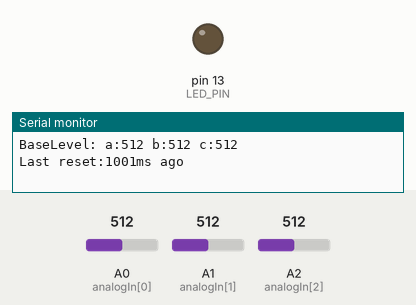
A sketch run on a simulated Arduino Uno, built with avr-gcc and run on an emulated ATmega328P. Shown: output pins drawn as LEDs (lit = HIGH), the last lines printed to the serial monitor. The inputs (shaded band) are chosen by the test bench; at power-on: A0 (analogIn[0]) = 512, A1 (analogIn[1]) = 512, A2 (analogIn[2]) = 512. Pins used as bus, display or sensor lines are not drawn.

Above: at 1.2 s.
1.3 s: A0 (analogIn[0]) set to 632
2.8 s: A0 (analogIn[0]) set to 652
At 3.3 s:
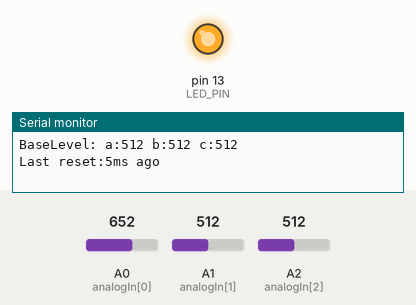
4.3 s: A0 (analogIn[0]) set to 511
At 5.5 s:
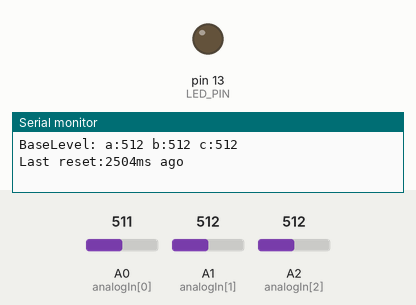
5.8 s: A0 (analogIn[0]) set to 716
At 6.8 s:
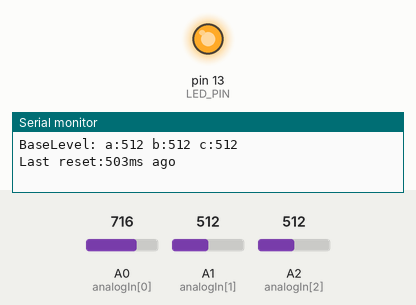
Timing chart, 0 to 12.3 s (numbered marks = the images above; inputs shaded):
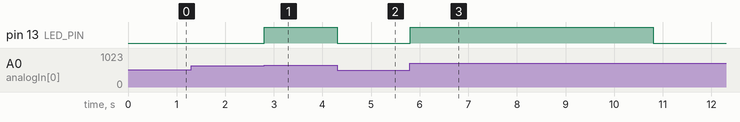

Measured:
- the behaviour switches between 640 and 641 on A0 (analogIn[0]) (found by bisection; images 0 and 1)
- after the input at 2.8 s, pin 13 (LED_PIN): LOW → HIGH at once
- after the input at 4.3 s, pin 13 (LED_PIN): HIGH → LOW at once
- after the input at 5.8 s, pin 13 (LED_PIN): LOW → HIGH at once, → LOW 5.0 s later

The sketch:

sketch.ino
```cpp
#include <stdint.h>

#define DEBUG                     1

#define TRIGGER_PIN               12
#define LED_PIN                   13
#define TRIGGER_LEVEL             LOW

#define MAX_TRIGGERS_PER_SECOND   4

// Defines if readings should be averaged.
#define NUM_AVERAGE_READINGS      0

// How many readings should be averaged for getting the base-level value
#define BASE_LEVEL_AVG_READINGS   10

// Specify how long to wait for a trigger event before resetting
// the base-level value.
#define RESET_AFTER_SECONDS       5

#define FLAP_DETECTION_BUFFER     64

// How many reads should occur per second
// This ignores the time needed for processing and the time needed for the
// analog reading itself.
// Max: 1000
// If set to 0 this value is ignored and the reading occurs as fast as possible.
#define READS_PER_SECOND          0

// As soon as the difference of the current reading to the previous/average
// reading is at least as high as this number, trigger the endstop
#define TRIGGER_HIGH_MARK         128
// As soon as the negative difference of the current reading to the
// previous/average reading is at least as high as this number, reset
// the endstop
#define TRIGGER_LOW_MARK          16

#define MIN_TIME_PER_TRIGGER      (1000 / MAX_TRIGGERS_PER_SECOND)

// The analog pins on which the FSRs can be read
uint8_t analogIn[3] = {A0, A1, A2};

uint8_t  triggered[3] = {0, 0, 0};
unsigned long lastBaseLevelReset = 0;
uint16_t baseLevel[3] = {0, 0, 0};
uint16_t reading[3] = {0, 0, 0};
uint16_t highMark[3] = {0, 0, 0};
uint16_t lowMark[3] = {0, 0, 0};

unsigned long lastTriggerTime[3] = {0, 0, 0};
unsigned long lastDebugOutput = 0;
uint8_t  baseLevelReadPending[3] = {0, 0, 0};

void readBaseLevelForFSR(uint8_t in) {
    uint32_t fsr = 0;
    for(uint8_t r = 0; r < BASE_LEVEL_AVG_READINGS; r++) {
        fsr += analogRead(analogIn[in]);
    }
    fsr /= BASE_LEVEL_AVG_READINGS;
    baseLevel[in] = fsr;

    triggered[in] = 0;

    highMark[in] = min(1023, int16_t(baseLevel[in] + TRIGGER_HIGH_MARK));
}

void readBaseLevel() {
    for(uint8_t i = 0; i < 3; i++) {
        readBaseLevelForFSR(i);
    }
}

void setup()
{
#if DEBUG > 0
    Serial.begin(115200);
#endif

    pinMode(LED_PIN, OUTPUT);
    digitalWrite(LED_PIN, LOW);

    pinMode(TRIGGER_PIN, OUTPUT);
    digitalWrite(TRIGGER_PIN, ! TRIGGER_LEVEL);

    // Setup the analog inputs
    analogReference(DEFAULT);

    for(uint8_t i = 0; i < 3; i++) {
        pinMode(analogIn[i], INPUT);
        digitalWrite(analogIn[i], LOW);
    }

    readBaseLevel();
    lastBaseLevelReset = millis();
}

void loop()
{
    uint8_t triggerChanged = 0;

    for(uint8_t i = 0; i < 3; i++) {
#if NUM_AVERAGE_READINGS > 0
        reading[i] = 0;
        for(uint8_t r = 0; r < NUM_AVERAGE_READINGS; r++) {
            reading[i] += analogRead(analogIn[i]);
        }
        reading[i] /= NUM_AVERAGE_READINGS;
#else
        reading[i] = analogRead(analogIn[i]);
#endif

        if(reading[i] > highMark[i]) {
            if(!triggered[i] && (millis() - lastTriggerTime[i]) >= MIN_TIME_PER_TRIGGER) {
                lastTriggerTime[i] = millis();
                lastBaseLevelReset = millis();
                triggerChanged = 1;
                triggered[i] = 1;
            }

            if(lowMark[i] <= TRIGGER_LOW_MARK || reading[i] > (lowMark[i] - TRIGGER_LOW_MARK)) {
                // If we're reading higher values than before update the trigger low mark
                lowMark[i] = max(0, int16_t(reading[i] - TRIGGER_LOW_MARK));
            }
        } else if((reading[i] < lowMark[i] || baseLevel[i] < TRIGGER_LOW_MARK)) {
            if(triggered[i]) {
                lastTriggerTime[i] = millis();
                triggerChanged = 1;
                triggered[i] = 0;
            }
        }
    }

    if((millis() - lastBaseLevelReset) > (unsigned long)(RESET_AFTER_SECONDS * 1000)) {
        Serial.println("Reset base level!");
        readBaseLevel();
        lastBaseLevelReset = millis();

        triggerChanged = 1;
    }

    if(triggered[0] + triggered[1] + triggered[2] > 0) {
        digitalWrite(TRIGGER_PIN, TRIGGER_LEVEL);
        digitalWrite(LED_PIN, HIGH);
    } else {
        digitalWrite(TRIGGER_PIN, !TRIGGER_LEVEL);
        digitalWrite(LED_PIN, LOW);
    }

#if DEBUG > 0
    if(millis() - lastDebugOutput > 500 || triggerChanged) {
        lastDebugOutput = millis();

        if(triggerChanged) {
            Serial.print("Low mark: a:");
            Serial.print(lowMark[0]);
            Serial.print(" b:");
            Serial.print(lowMark[1]);
            Serial.print(" c:");
            Serial.println(lowMark[2]);
        }

        Serial.print("Triggered: a:");
        Serial.print(triggered[0]);
        Serial.print(" b:");
        Serial.print(triggered[1]);
        Serial.print(" c:");
        Serial.println(triggered[2]);

        Serial.print("Reading: a:");
        Serial.print(reading[0]);
        Serial.print(" b:");
        Serial.print(reading[1]);
        Serial.print(" c:");
        Serial.println(reading[2]);

        Serial.print("BaseLevel: a:");
        Serial.print(baseLevel[0]);
        Serial.print(" b:");
        Serial.print(baseLevel[1]);
        Serial.print(" c:");
        Serial.println(baseLevel[2]);

        Serial.print("Last reset:");
        Serial.print(millis() - lastBaseLevelReset);
        Serial.println("ms ago");

        Serial.println(" ");
    }
#endif


#if READS_PER_SECOND > 0
    delay(1000 / READS_PER_SECOND);
#endif
}
```
